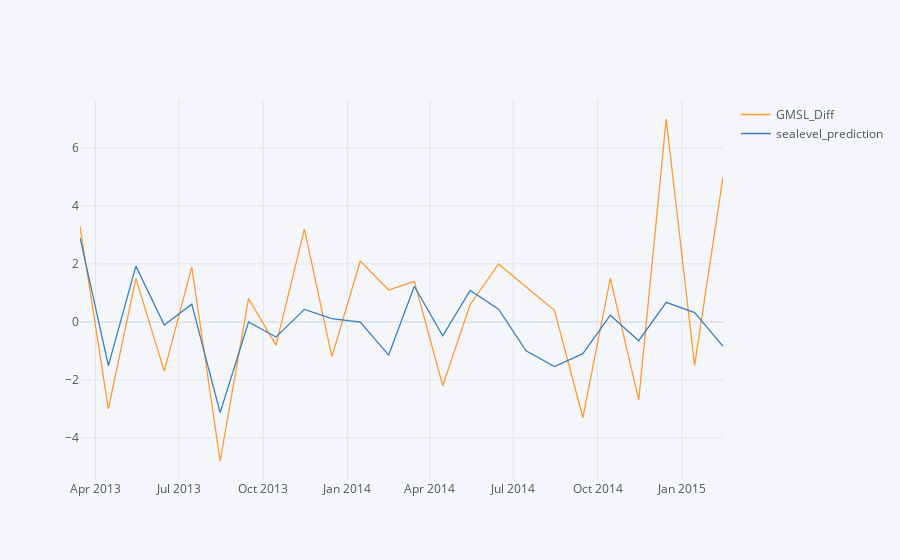

Notebook cell for this chart:
### Code cell
future_forecast_df_sar = pd.DataFrame(future_forecast_sar,index = test_data.index,columns=["sealevel_prediction"])
pd.concat([test_data,future_forecast_df_sar],axis=1).iplot(categoryorder = "category ascending")

### Figure 1 — Plotly figure (JSON) as saved in the notebook; plotly's stock layout.template omitted (floating-point values rounded to 4 significant figures)
{"data": [{"line": {"color": "rgba(255, 153, 51, 1.0)", "dash": "solid", "shape": "linear", "width": 1.3}, "mode": "lines", "name": "GMSL_Diff", "text": "", "type": "scatter", "x": ["2013-03-15", "2013-04-15", "2013-05-15", "2013-06-15", "2013-07-15", "2013-08-15", "2013-09-15", "2013-10-15", "2013-11-15", "2013-12-15", "2014-01-15", "2014-02-15", "2014-03-15", "2014-04-15", "2014-05-15", "2014-06-15", "2014-07-15", "2014-08-15", "2014-09-15", "2014-10-15", "2014-11-15", "2014-12-15", "2015-01-15", "2015-02-15"], "y": [3.3, -3, 1.5, -1.7, 1.9, -4.8, 0.8, -0.8, 3.2, -1.2, 2.1, 1.1, 1.4, -2.2, 0.6, 2, 1.2, 0.4, -3.3, 1.5, -2.7, 7, -1.5, 5]}, {"line": {"color": "rgba(55, 128, 191, 1.0)", "dash": "solid", "shape": "linear", "width": 1.3}, "mode": "lines", "name": "sealevel_prediction", "text": "", "type": "scatter", "x": ["2013-03-15", "2013-04-15", "2013-05-15", "2013-06-15", "2013-07-15", "2013-08-15", "2013-09-15", "2013-10-15", "2013-11-15", "2013-12-15", "2014-01-15", "2014-02-15", "2014-03-15", "2014-04-15", "2014-05-15", "2014-06-15", "2014-07-15", "2014-08-15", "2014-09-15", "2014-10-15", "2014-11-15", "2014-12-15", "2015-01-15", "2015-02-15"], "y": [2.909, -1.511, 1.925, -0.1108, 0.6112, -3.131, -0.002619, -0.5207, 0.431, 0.1127, -0.004636, -1.145, 1.229, -0.4814, 1.087, 0.438, -0.9985, -1.543, -1.096, 0.2314, -0.6494, 0.6741, 0.3188, -0.8441]}], "layout": {"legend": {"bgcolor": "#F5F6F9", "font": {"color": "#4D5663"}}, "paper_bgcolor": "#F5F6F9", "plot_bgcolor": "#F5F6F9", "title": {"font": {"color": "#4D5663"}}, "xaxis": {"categoryorder": "category ascending", "gridcolor": "#E1E5ED", "showgrid": true, "tickfont": {"color": "#4D5663"}, "title": {"font": {"color": "#4D5663"}, "text": ""}, "zerolinecolor": "#E1E5ED"}, "yaxis": {"categoryorder": "category ascending", "gridcolor": "#E1E5ED", "showgrid": true, "tickfont": {"color": "#4D5663"}, "title": {"font": {"color": "#4D5663"}, "text": ""}, "zerolinecolor": "#E1E5ED"}}}
